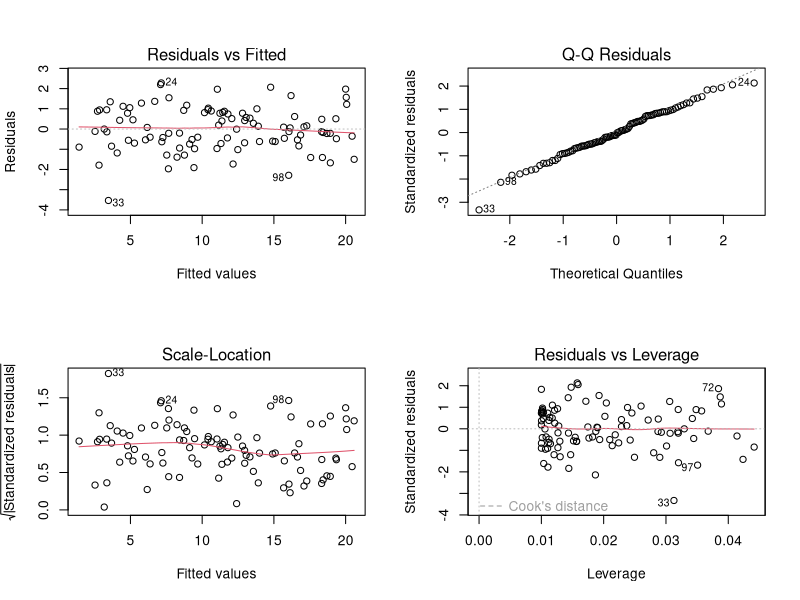

This chart was generated by the following R code: (Note: this script raises an error after producing the figure.)
# ----------------------------------- The Conditions of Linear Regression
install.packages('lmtest')

require(datasets)
require(dplyr)
require(ggplot2)
require(plotly)
require(lmtest)
require(car)

x <- runif(n=100, min=0, max=10)
y <- 1 + 2 * x + rnorm(100, 0, 1)
m <- lm(y ~ x)
par(mfrow=c(2,2))
plot(m)

# multiple linear regression model
fit <- lm(sepal_length ~ petal_length+petal_width, data=iris)
summary(fit) # the model explains 76% of the variation in sepal length
par(mfrow=c(2,2))
plot(fit)


# Test for Autocorrelated/non-independence of Errors
# H0: there is no auto-correlation between errors (errors are independent)
dwtest(fit) # p-value is greater than 0.05, accept the null hypo

# h0: hypo of constant error variance, i.e. no heteroscedasticity
# variance around the regression line is the same for all values of the predictor variable (x)
ncvTest(fit) # p-value is greater than 0.05, accept the null hypo

# identiffy outliers that have too much influence on model
# influential data point
cutoff <- 4/((nrow(iris)-length(fit$coefficients)-2))
cutoff
plot(fit, which=4, cook.levels = cutoff)
